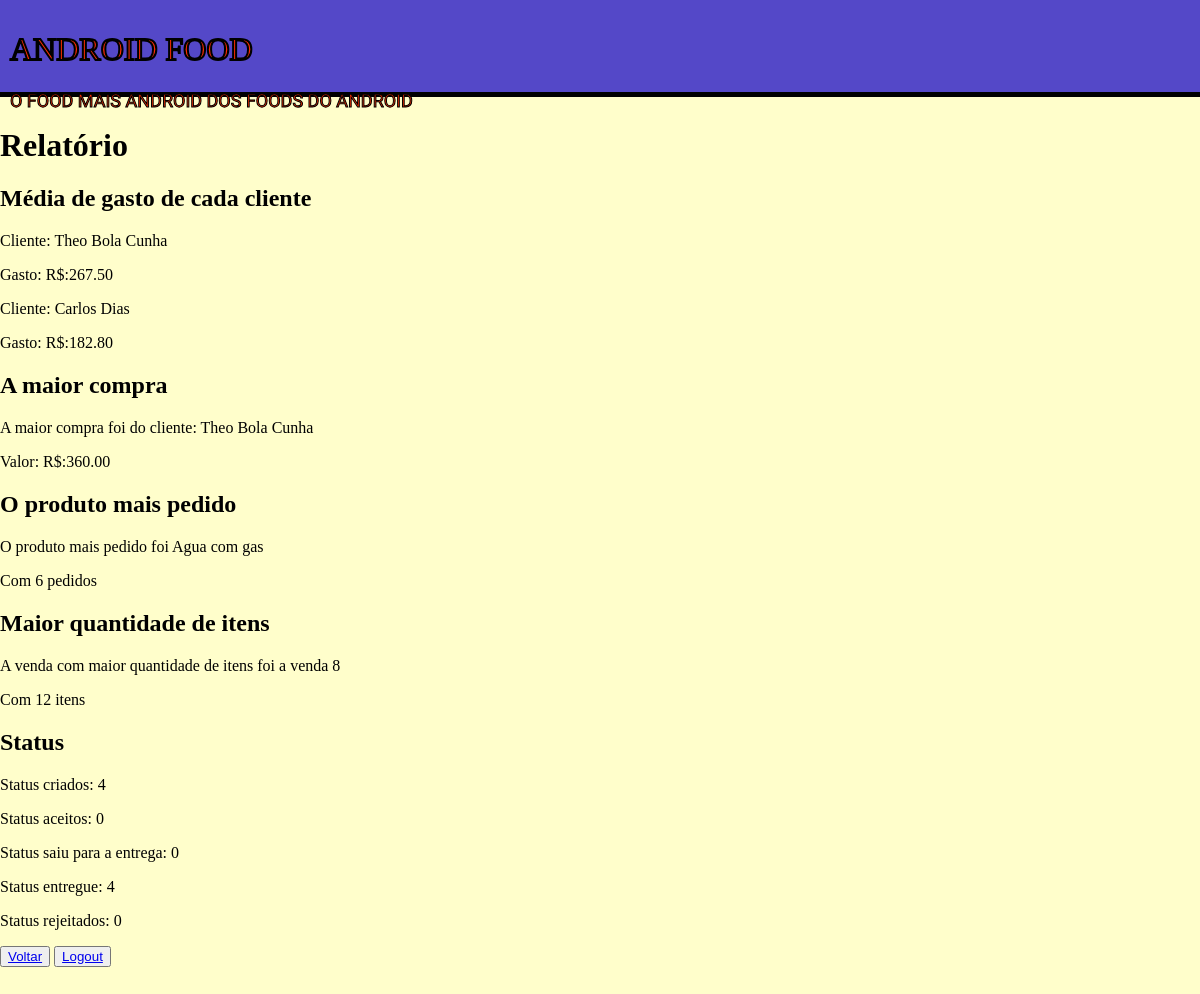
Screenshot of /restaurante/relatorio (signed in) with the database file from the repository.
### tables this page shows
CREATE TABLE usuario(
                            pk_usuario INTEGER PRIMARY KEY NOT NULL,
                            nome_usuario VARCHAR(200) NOT NULL,
                            email_usuario VARCHAR(200) NOT NULL,
                            senha_usuario VARCHAR(100) NOT NULL,
                            criacao DATE DEFAULT (datetime('now', 'localtime')),
                            ultima_atualizacao DATE DEFAULT (datetime('now', 'localtime'))
                            , admin BOOLEAN DEFAULT 0 NOT NULL);

CREATE TABLE produto (
                            pk_produto INTEGER PRIMARY KEY,
                            nome_produto VARCHAR(100) NOT NULL,
                            preco NUMERIC CHECK (preco > 0) NOT NULL,
                            pk_restaurante INTEGER REFERENCES restaurante NOT NULL
                            );

### main.py (the view)
@app.route("/restaurante/relatorio", methods=['GET','POST'])
def relatorio():
    if session.get('login') == None or session['login'] == False:
        session['login'] = False
        return index()
    consultas = database.relatorio(session["pk"])
    return render_template("relatorio.jinja",consultas = consultas)

### database/database.py (called while the page is built)
    def consulta_media_gasto(self,pk): # Consulta a média do valor que cada usuario gasta no restaurante
        sql = '''SELECT AVG(valor),u.nome_usuario FROM venda v
                INNER JOIN usuario u ON u.pk_usuario = v.pk_usuario
                WHERE pk_restaurante = ? GROUP BY v.pk_usuario;'''
        result = self.conexao.execute(sql,(pk,))
        result = result.fetchall()
        if not result:
            return False
        else:
            return result

    def consulta_maior_compra(self,pk): # Consulta o nome do usuario que fez a maior compra(valor) e o valor de um restaurante específico
        sql = '''SELECT u.nome_usuario,MAX(valor) FROM venda v
                INNER JOIN usuario u ON u.pk_usuario = v.pk_usuario
                WHERE pk_restaurante = ?;'''
        result = self.conexao.execute(sql,(pk,))
        result = result.fetchone()
        if not result:
            return False
        else:
            return result

    def consulta_maior_quantidade(self,pk): # Consulta a compra com a maior quantidade de itens
        sql = '''SELECT vp.pk_venda,SUM(quantidade) FROM venda_produto vp
            INNER JOIN venda v ON v.pk_venda = vp.pk_venda
            WHERE v.pk_restaurante = ?
            GROUP BY vp.pk_venda ORDER BY SUM(quantidade) DESC LIMIT 1'''
        result = self.conexao.execute(sql,(pk,))
        return result.fetchone()

    def consulta_mais_pedido(self,pk): # Consulta o item mais pedido de um restaurante específico
        sql = '''SELECT p.nome_produto,COUNT(vp.pk_produto) FROM venda_produto vp
        INNER JOIN venda v ON v.pk_venda = vp.pk_venda
        INNER JOIN produto p ON p.pk_produto = vp.pk_produto
        WHERE v.pk_restaurante = ?
        GROUP BY vp.pk_produto ORDER BY COUNT(vp.pk_produto) DESC LIMIT 1'''
        result = self.conexao.execute(sql,(pk,))
        return result.fetchone()

    def status_criado(self,pk): # Consulta a quantidade de pedidos com o status "Criado"
        sql = f'SELECT COUNT(status) FROM venda v WHERE status = "criado" AND pk_restaurante = ?;'
        result = self.conexao.execute(sql,(pk,))
        return result.fetchone()

    def status_aceito(self,pk): # Consulta a quantidade de pedidos com o status "Aceito"
        sql = f'SELECT COUNT(status) FROM venda v WHERE status = "aceito" AND pk_restaurante = ?;'
        result = self.conexao.execute(sql,(pk,))
        return result.fetchone()

### templates/relatorio.jinja (shortened to what this page needs)
<!DOCTYPE html>
<html lang="pt-BR">
  <head>
    <link rel="stylesheet" href="{{ url_for('static',filename='styles/relatorio.css') }}">
  </head>
  <body>
    <header class="header">
      <h1>ANDROID FOOD</h1>
      <p>O FOOD MAIS ANDROID DOS FOODS DO ANDROID</p>
    </header>
    <h1>Relatório</h1>
    <div class="media-gasto">
      <h2>Média de gasto de cada cliente</h2>
      {% for usuario in consultas["media_gasto"]%}
      <div class="media-gasto-individual">
        <p>Cliente: {{ usuario[1] }}</p>
        <p>Gasto: R$:{{ usuario[0] | formatoDinheiro }}</p>
      </div>
      {% endfor %}
    </div>
    <div class="maior-compra">
      <h2>A maior compra</h2>
      <p>A maior compra foi do cliente: {{ consultas["maior_compra"][0] }}</p>
      <p>Valor: R$:{{ consultas["maior_compra"][1] | formatoDinheiro }}</p>
    </div>
    <div class="mais-pedido">
      <h2>O produto mais pedido</h2>
      <p>O produto mais pedido foi {{ consultas["mais_pedido"][0] }}</p>
      <p>Com {{ consultas["mais_pedido"][1] }} pedidos</p>
    </div>
    <div class="maior-quantidade">
      <h2>Maior quantidade de itens</h2>
      <p>A venda com maior quantidade de itens foi a venda {{ consultas["maior_quantidade"][0] }}</p>
      <p>Com {{ consultas["maior_quantidade"][1] }} itens</p>
    </div>
    <div class="status">
      <h2>Status</h2>
      <p>Status criados: {{consultas["criado"]}}</p>
      <p>Status aceitos: {{consultas["aceito"]}}</p>
      <p>Status saiu para a entrega: {{consultas["saiu_entrega"]}}</p>
      <p>Status entregue: {{consultas["entregue"]}}</p>
      <p>Status rejeitados: {{consultas["rejeitado"]}}</p>
    </div>
    <button><a href="{{ url_for('restaurante') }}">Voltar</a></button>
    <button><a href="{{ url_for('logout') }}">Logout</a></button>
  </body>
</html>

### static/styles/relatorio.css (style rules this page uses)
body { margin: 0; background-color: #fffecb; margin-bottom: 9vh; width: 100%; max-width: 100%; }
.header { width: calc(100% - 20px); height: 9vh; padding: 10px; background-color: #5448c8; margin-bottom: 30px; border-bottom: 5px solid black; max-width: 100%; }
.header h1 { font-family: "Alfa Slab One", serif; font-weight: 400; font-style: normal; color: #ff2e00; -webkit-text-stroke: 2px black; }
.header p { font-family: "Racing Sans One", sans-serif; font-weight: 400; font-style: normal; font-size: large; color: #ff2e00; -webkit-text-stroke: 1px black; }

### rows the page displays
usuario: nome_usuario "Theo Bola Cunha", usuario "267.50"
usuario: nome_usuario "Carlos Dias", usuario "182.80"
produto: nome_produto "Agua com gas"

### other values shown
{{ consultas["maior_compra"][1] | formatoDinheiro }} "360.00"
{{ consultas["mais_pedido"][1] }} "6"
{{ consultas["maior_quantidade"][0] }} "8"
{{ consultas["maior_quantidade"][1] }} "12"
{{ consultas["criado"] }} "4"
{{ consultas["aceito"] }} "0"
{{ consultas["saiu_entrega"] }} "0"
{{ consultas["entregue"] }} "4"
{{ consultas["rejeitado"] }} "0"
